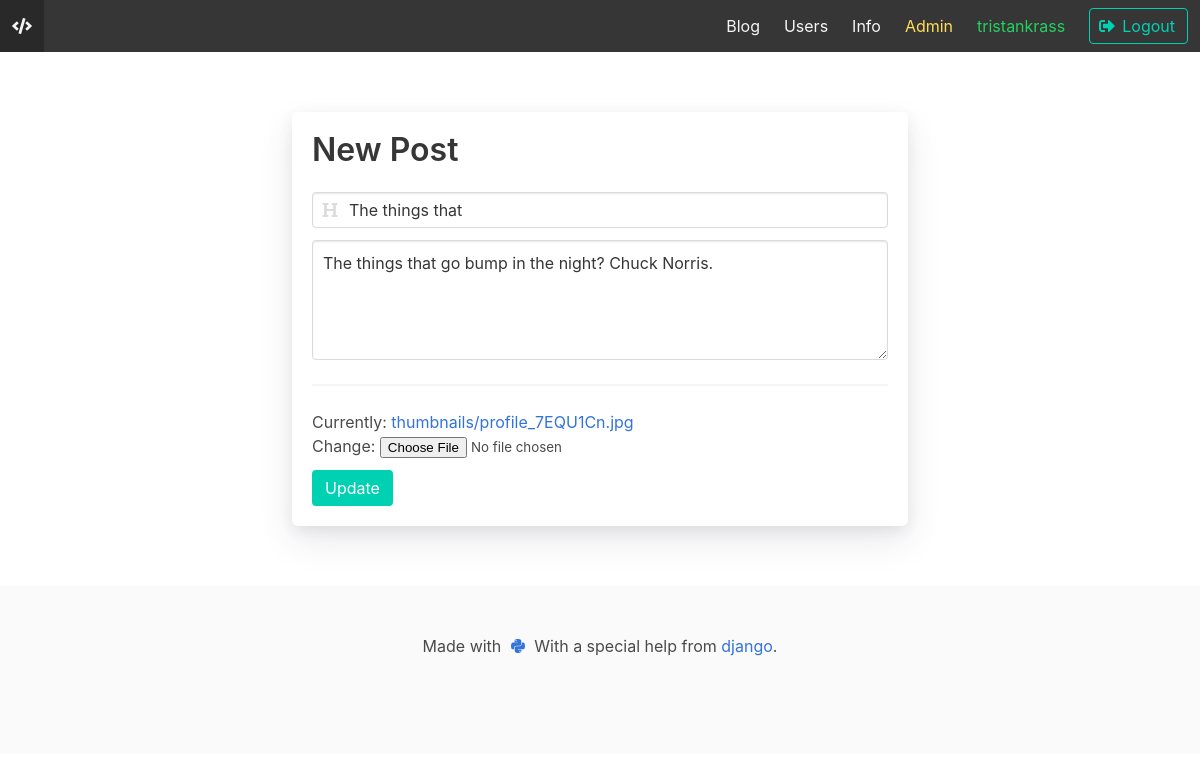
Page /post/54/update (signed in) on the committed database.
### users/models.py (models this page shows, shortened)
class User(AbstractUser):
    name = models.CharField(_('Name of User'), blank=True, max_length=255)
    avatar_url = models.TextField(
        _('Avatar of the github user'), blank=True, validators=[URLValidator])
    avatar = models.ImageField(default='default.png', upload_to='avatars/')
    follows = models.ManyToManyField('User', related_name='followed_by')

### blog/models.py (models this page shows, shortened)
class Post(models.Model):
    id = HashidAutoField(primary_key=True, alphabet=ascii_lowercase + digits)
    title = models.CharField(_('title'), max_length=255)
    author = models.ForeignKey(User, on_delete=models.CASCADE, verbose_name=_('author'), related_name='authors')
    body = models.TextField(_('body'), blank=True)
    created_timestamp = models.DateTimeField(_('created timestamp'), auto_now_add=True)
    thumbnail = models.ImageField(default='mainBlog.png', upload_to='thumbnails/')
    def is_author(self, user: User):
        return user == self.author
    class Meta:
        ordering = ('-created_timestamp',)

### blog/views.py (the view, shortened to what this page needs)
# urls.py: path('post/<pk>/update', views.PostUpdateView.as_view(), name='post_update'),
class PostUpdateView(LoginRequiredMixin, UserPassesTestMixin, UpdateView):
    model = Post
    template_name = 'blog/post_update.html'
    fields = ('title', 'body', 'thumbnail')
    context_object_name = 'blog_post'
    def test_func(self):
        return self.get_object().is_author(self.request.user) or self.request.user.is_superuser

### templates/blog/post_update.html (shortened to what this page needs)
{% extends "base.html" %}
{% load i18n %}
{% block content %}
    <div class="column is-8 is-offset-2">
        <div class="box has-box-shadow">
            <h1 class="title">{% trans "New Post" %}</h1>
            <form method="post" action="" enctype="multipart/form-data">
                <div class="field">
                    <p class="control has-icons-left">
                        <input name="title" value="{{ blog_post.title }}" class="input" type="text"
                               placeholder="Title" autofocus required>
                        <span class="icon is-small is-left"></span>
                    </p>
                </div>
                <div class="field">
                     <textarea name="body" class="textarea"
                               placeholder="Write the post body here ..."
                               required>{{ blog_post.body }}</textarea>
                </div>
                <hr>
                <div class="field">
                    {{ form.thumbnail }}
                </div>
                <button class="button is-primary" type="submit">{% trans "Update" %}</button>
            </form>
        </div>
    </div>
{% endblock %}

### templates/base.html (shortened to what this page needs)
{% load i18n static %}
<!DOCTYPE html>
<html>
<head>
    <link rel="stylesheet" href="{% static "css/bulma.css" %}">
    <link rel="stylesheet" href="{% static "css/spacing.css" %}">
    <link rel="stylesheet" href="{% static "css/project.css" %}">
</head>
<body>
<section class="hero is-dark">
    <div class="hero-head">
        <nav class="navbar">
            <div class="navbar-brand">
                <a class="navbar-item" href="{% url 'blog:home' %}"><i class="fas fa-code"></i> </a>
            </div>
            <div id="mainNavbar" class="navbar-menu">
                <div class="navbar-end">
                    <a class="navbar-item {% if active == 'blog-home' %}is-active{% endif %}"
                       href="{% url 'blog:home' %}">{% trans "Blog" %}
                    </a> <a class="navbar-item {% if active == 'user-list' %}is-active{% endif %}"
                            href="{% url 'users:list' %}">{% trans "Users" %}
                </a> <a class="navbar-item {% if active == 'blog-info' %}is-active{% endif %}"
                        href="{% url 'blog:info' %}">{% trans "Info" %}
                </a>
                    {% if user.is_staff %}
                        <a class="navbar-item has-text-warning" href="{% url 'admin:index' %}">{% trans "Admin" %}
                        </a>
                    {% endif %}
                    {% if user.is_authenticated %}
                        <span class="navbar-item ">
                            <a class="has-text-success {% if active == 'user-detail' %}is-active{% endif %}"
                               href="{% url 'users:detail' user.username %}">{{ user.username }}
                            </a>
                        </span>
                        <span class="navbar-item">
                            <a href="{% url 'account_logout' %}" class="button is-primary is-outlined">
                                <span class="icon"><i class="fa fa-sign-out-alt"></i></span>
                                <span>{% trans "Logout" %}</span>
                            </a>
                        </span>
                    {% endif %}
                </div>
            </div>
        </nav>
    </div>
</section>
<section class="section">
    <div class="container">
        {% block content %}{% endblock %}
    </div>
</section>
<footer class="footer">
    <div class="is-flex aligned is-justified-center">
        <span>  Made with <span class="icon">
            <a href="https://www.python.org/" target="_blank">
                <i class="fab fa-python"></i>
            </a>
        </span>
            With a special help from <a href="https://www.djangoproject.com/" target="_blank">django</a>.</span>
    </div>
</footer>
</body>
</html>

### static/css/project.css (style rules this page uses)
.has-box-shadow { box-shadow: 0 15px 35px rgba(50, 50, 93, 0.1), 0 5px 15px rgba(0, 0, 0, 0.07); background-color: rgba(211, 211, 211, 0.01); }
.is-justified-center { justify-content: center; }

### rows in the picture
User: username "tristankrass"
Post: title "The things that", body "The things that go bump in the night? Chuck Norris."
